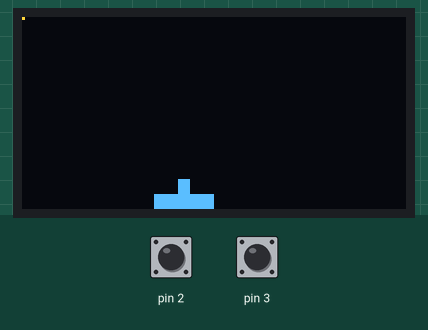
A sketch run on a simulated Arduino Uno, built with avr-gcc and run on an emulated ATmega328P. Shown: 128×64 one-colour display. The inputs (shaded band) are chosen by the test bench; at power-on: pin 2 HIGH, pin 3 HIGH. The OLED is the two-colour kind (top 16 rows yellow); the display library's start-up logo is not drawn.

Above: at 2.2 s.
2.3 s: pin 2 pulled LOW for 1 s
At 4.4 s:
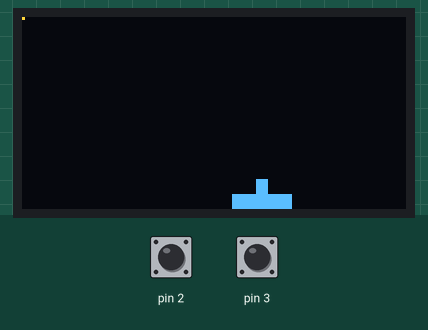
4.8 s: pin 3 pulled LOW for 3.2 s
At 8.9 s:
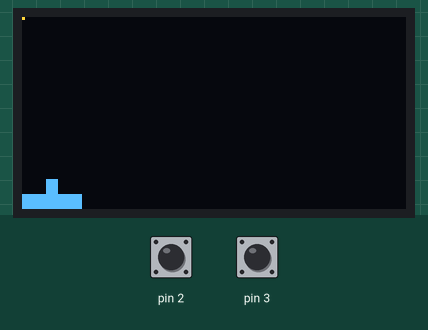
9.5 s: pin 2 pulled LOW for 3.2 s
At 13.8 s:
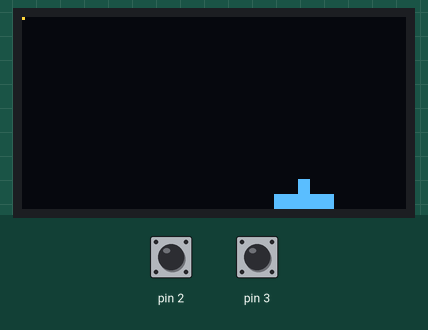

The sketch:

space_invaders.ino
```cpp
#include <Adafruit_GFX.h>
#include <Adafruit_SSD1306.h>

#define OLED_RESET 4
Adafruit_SSD1306 display(OLED_RESET);

uint8_t tick = 0;

uint8_t playerX = 44;
const uint8_t playerY = 54;

uint8_t bullet[5][3] = {};
uint8_t bullet_n = 0;

void setup()
{
	display.begin(SSD1306_SWITCHCAPVCC, 0x3C);

	pinMode(2, INPUT_PULLUP);
	pinMode(3, INPUT_PULLUP);
	pinMode(4, INPUT_PULLUP);

	display.display();
	delay(1000);

	display.clearDisplay();
}

void loop()
{
	display.clearDisplay();

	if(tick == 2)
	{
		for(int i = 0; i<bullet_n; i++)
		{
			bullet[i][1] -= 8;
		}

		tick = 0;
	}

	tick++;

	if(button(0) == 0)
	{
		if(playerX > 0)
		{
			playerX-=2;
		}
	}
	else if(button(1) == 0)
	{
		if(playerX < 108)
		{
			playerX+=2;
		}
	}
	else if(button(2) == 0)
	{
		bullet_n++;

		bullet[bullet_n-1][0] = playerX + 4;
		bullet[bullet_n-1][1] = playerY;
	}

	drawPlayer(playerX, playerY);
	drawBullet();

	display.display();

	delay(50);
}

void drawPlayer(uint8_t x, uint8_t y)
{
	display.fillRect(x, y + 5, 20, 5, WHITE);
	display.fillRect(x + 8, y, 4, 5, WHITE);
}

bool button(uint8_t but)
{
	if(but == 0)
	{
		return digitalRead(3);
	}

	if(but == 1)
	{
		return digitalRead(2);
	}
	if(but == 2)
	{
		return digitalRead(4);
	}
}

void drawBullet()
{
	display.drawPixel(bullet[0][0], bullet[0][1], WHITE);
}
```

Measured:
- after the input at 2.3 s, the display: first changes after 0.08 s (image 1 shows a later state)
- after the input at 4.8 s, the display: first changes after 0.10 s (image 2 shows a later state)
- after the input at 9.5 s, the display: first changes after 0.06 s (image 3 shows a later state)
